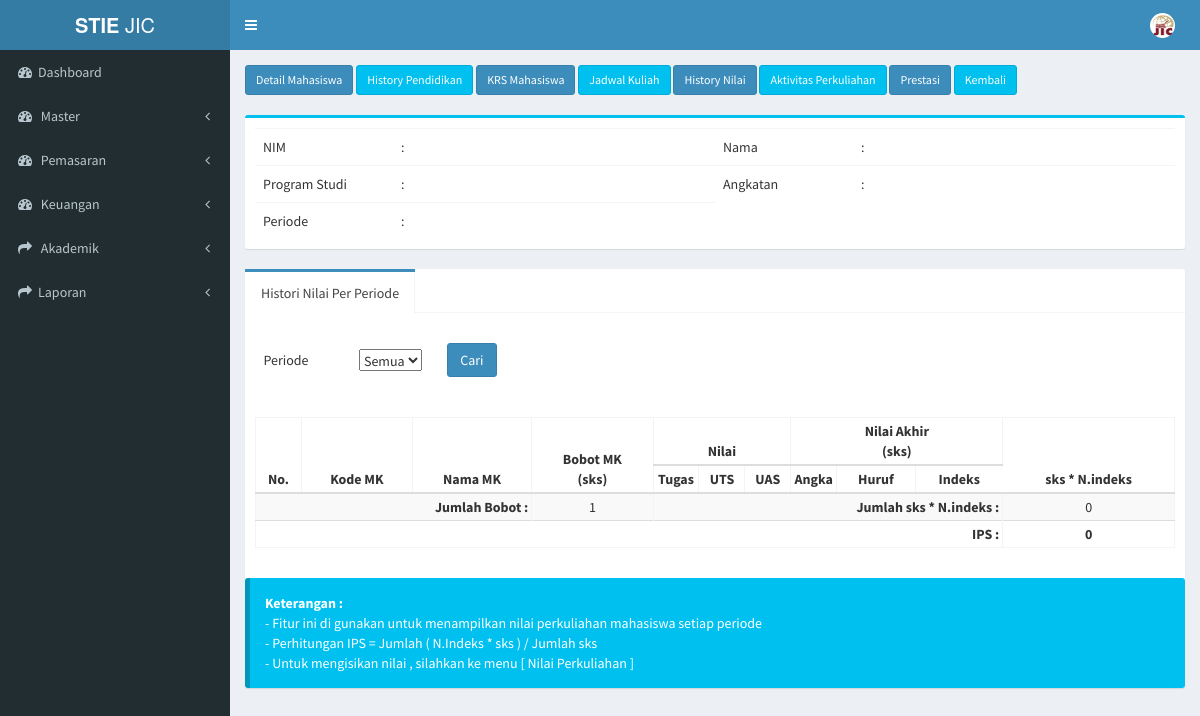
Before: /index.php/mahasiswa/filter_nilai with the older database file.
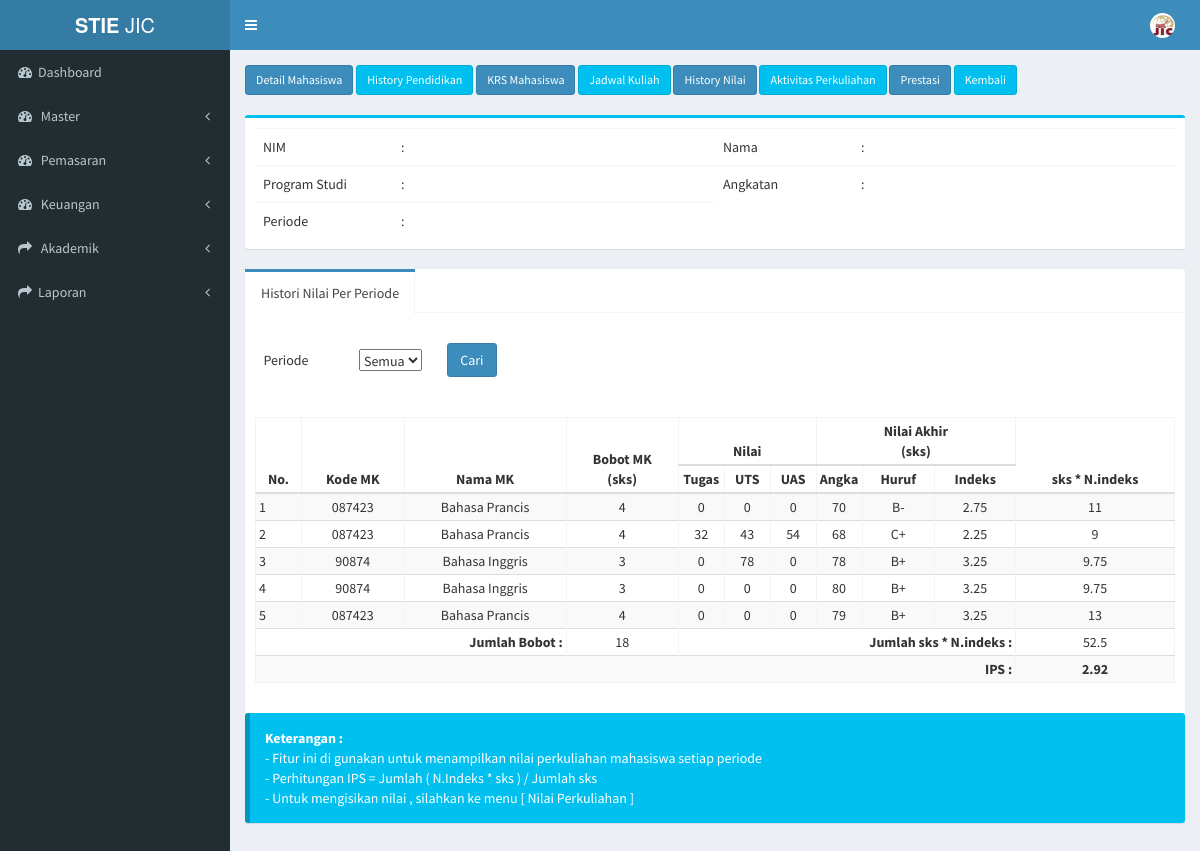
After: the same page with the newer database file.
### tables this page shows
CREATE TABLE `tb_kelas_mhs` (
  `id_kelas_mhs` int(11) NOT NULL,
  `id_mahasiswa` varchar(20) NOT NULL,
  `id_kp` varchar(11) NOT NULL,
  `id_skala_nilai` varchar(10) NOT NULL,
  `nilai_d` float NOT NULL,
  `semester` varchar(1) NOT NULL,
  `nilai_tugas` float NOT NULL,
  `absensi` float NOT NULL,
  `nilai_uts` float NOT NULL,
  `nilai_uas` float NOT NULL
);

CREATE TABLE `tb_matkul` (
  `kode_matkul` varchar(50) NOT NULL,
  `nama_matkul` varchar(100) NOT NULL,
  `id_prodi` varchar(10) NOT NULL,
  `jenis_matkul` varchar(20) NOT NULL,
  `bobot_matkul` int(11) NOT NULL,
  `bobot_praktikum` int(11) NOT NULL,
  `bobot_tatap_muka` int(11) NOT NULL,
  `bobot_praktik_lapangan` int(11) NOT NULL,
  `bobot_simulasi` int(11) NOT NULL,
  `metode_pembelajaran` varchar(100) NOT NULL,
  `tanggal_mulai` date NOT NULL,
  `tanggal_akhir` date NOT NULL,
  `matkul_english` varchar(40) NOT NULL
);

CREATE TABLE `tb_skala_nilai` (
  `id_skala_nilai` int(11) NOT NULL,
  `id_prodi` varchar(7) NOT NULL,
  `nilai_huruf` varchar(5) NOT NULL,
  `nilai_indeks` float NOT NULL,
  `bobot_nilai_minimum` float NOT NULL,
  `bobot_nilai_maksimum` float NOT NULL,
  `tanggal_mulai_efektif` date NOT NULL,
  `tanggal_akhir_efektif` date NOT NULL
);

### application/controllers/mahasiswa.php (called while the page is built, shortened)
<?php
class Mahasiswa extends CI_Controller {
	public function __construct()
	{
		$this->load->model('mahasiswa_model');
		$this->load->model('daftar_ulang_model');
		$this->load->model('konsentrasi_model');
		$this->load->model('kurikulum_model');
	}
	public function filter_nilai(){
			$id_mahasiswa = $this->uri->segment(3);
			$id_periode=$this->input->get('id_periode');
			$data['mahasiswa'] = $this->mahasiswa_model->detail_krs_mahasiswa($id_mahasiswa);
			$data['nilai'] = $this->mahasiswa_model->filter_nilai($id_mahasiswa,$id_periode);
			$data['nilai2'] = $this->mahasiswa_model->data_nilai_mhs($id_mahasiswa);
			$data['main_view'] = 'Mahasiswa/history_ips_view';
			$this->load->view('template', $data);
	}
}

### index.php (called while the page is built, shortened)
<?php
require_once BASEPATH.'core/CodeIgniter.php';

### application/models/mahasiswa_model.php (called while the page is built, shortened)
<?php
class Mahasiswa_model extends CI_Model {
   function filter_nilai($id_mahasiswa,$id_periode){
     $this->db->select('*');
     $this->db->from('tb_kelas_mhs');
     $this->db->join('tb_kp','tb_kp.id_kp=tb_kelas_mhs.id_kp');
     $this->db->join('tb_jadwal','tb_jadwal.id_jadwal=tb_kp.id_jadwal');
     $this->db->join('tb_detail_kurikulum','tb_detail_kurikulum.id_detail_kurikulum=tb_jadwal.id_detail_kurikulum');
     $this->db->join('tb_matkul','tb_matkul.kode_matkul=tb_detail_kurikulum.kode_matkul');
     $this->db->join('tb_skala_nilai','tb_skala_nilai.id_skala_nilai=tb_kelas_mhs.id_skala_nilai');
     $this->db->join('tb_periode','tb_periode.id_periode=tb_jadwal.id_periode');
     $this->db->like('tb_kelas_mhs.id_mahasiswa',$id_mahasiswa);
     $this->db->like('tb_periode.semester',$id_periode);
     $query = $this->db->get();
     return $query->result();
      }
}

### application/views/Mahasiswa/history_ips_view.php (the view, shortened to what the changed rows need)
         <br/><br/>
        <div class="nav-tabs-custom">
        <div class="tab-content">
        <div class="tab-pane active" id="tab_0">
            <table class="">
                <tbody>
                  <form method="get" action="<?php echo base_url(); ?>mahasiswa/filter_nilai/<?php echo $mahasiswa->id_mahasiswa; ?>">
                  <tr>
                    <th><input type="hidden" name="id_prodi" id="id_prodi" value="<?php echo $mahasiswa->id_prodi; ?>"><br></th>
                  </tr>
                   </form>
                </tbody>
              </table>
              <br>
              <br>
        <table id="table1" class="table2 table-bordered table-striped" >
    <thead>
    <tr>
        <th style="width:5%;text-align:center" rowspan="2">No.</th>
        <th style="text-align:center" rowspan="2">Kode MK</th>
        <th style="text-align:center" rowspan="2">Nama MK</th>
        <th style="text-align:center" rowspan="2">Bobot MK<br />(sks)</th>
        <th style="text-align:center" colspan="3">Nilai</th>
         <th style="text-align:center" colspan="3">Nilai Akhir<br />(sks)</th>
         <th style="text-align:center" rowspan="2">sks * N.indeks</th>
    </tr>
    <tr>
        <th style="width:5%;text-align:center">Tugas</th>
        <th style="width:5%;text-align:center">UTS</th>
        <th style="width:5%;text-align:center">UAS</th>
        <th style="width:5%;text-align:center">Angka</th>
        <th style="text-align:center">Huruf</th>
        <th style="text-align:center">Indeks</th>
    </tr>
    </thead>
    <tbody>
    <?php
        $no = 0;
        $totalsi = 0;
        $totalbobot = 0;
        foreach($nilai as $data):
             $dataee = $data->bobot_matkul * $data->nilai_indeks;
      ?>
      <tr>
      <td><?php echo ++$no;?></td>
        <td style="text-align:center"><?php echo $data->kode_matkul;?></td>
        <td style="text-align:center"><?php echo $data->nama_matkul;?></td>
        <td style="text-align:center"><?php $totalbobot += $data->bobot_matkul; echo $data->bobot_matkul;?></td>
        <td style="text-align:center"><?php echo $data->nilai_tugas;?></td>
        <td style="text-align:center"><?php echo $data->nilai_uts;?></td>
        <td style="text-align:center"><?php echo $data->nilai_uas;?></td>
        <td style="text-align:center"><?php echo $data->nilai_d;?></td>
        <td style="text-align:center"><?php echo $data->nilai_huruf;?></td>
        <td style="text-align:center"><?php echo $data->nilai_indeks;?></td>
        <td style="text-align:center"><?php $totalsi += $dataee; echo $dataee;?></td>
    </tr>
<?php endforeach; ?>
    <tr>
         <td colspan="3" style="text-align:right"> <b> Jumlah Bobot : </b></td>
        <td style="text-align:center">  <?php
        if ($totalbobot == 0) {
            echo $totalbobot = 1;
        } else {
            echo $totalbobot;
        }  ?> </td>
        <td colspan="6" style="text-align:right"> <b> Jumlah sks * N.indeks : </b></td>
        <td style="text-align:center"> <?php echo $totalsi; ?></td>
    </tr>
    <tr>
        <th style="text-align:right" colspan="10"> IPS : </th>
        <th style="text-align:center"> <?php $ips = $totalsi / $totalbobot; echo round($ips, 2); ?>   </th>
    </tr>
  </tbody>
    </table>
    </div>
     </div>
</div>
 <link rel="stylesheet" href="//code.jquery.com/ui/1.12.0/themes/smoothness/jquery-ui.css">

Changed rows visible on the page:
now on this page (row edited): tb_kelas_mhs: tb_matkul.kode_matkul "087423", tb_matkul.nama_matkul "Bahasa Prancis", tb_matkul.bobot_matkul "4", nilai_tugas "0", nilai_uts "0", nilai_uas "0", nilai_d "70", id_skala_nilai.nilai_huruf "B-", id_skala_nilai.nilai_indeks "2.75", tb_matkul.bobot_matkul "11"
now on this page (row edited): tb_kelas_mhs: tb_matkul.kode_matkul "087423", tb_matkul.nama_matkul "Bahasa Prancis", tb_matkul.bobot_matkul "4", nilai_tugas "32", nilai_uts "43", nilai_uas "54", nilai_d "68", id_skala_nilai.nilai_huruf "C+", id_skala_nilai.nilai_indeks "2.25", tb_matkul.bobot_matkul "9"
now on this page (row edited): tb_kelas_mhs: tb_matkul.kode_matkul "90874", tb_matkul.nama_matkul "Bahasa Inggris", tb_matkul.bobot_matkul "3", nilai_tugas "0", nilai_uts "78", nilai_uas "0", nilai_d "78", id_skala_nilai.nilai_huruf "B+", id_skala_nilai.nilai_indeks "3.25", tb_matkul.bobot_matkul "9.75"
added tb_kelas_mhs: tb_matkul.kode_matkul "90874", tb_matkul.nama_matkul "Bahasa Inggris", tb_matkul.bobot_matkul "3", nilai_tugas "0", nilai_uts "0", nilai_uas "0", nilai_d "80", id_skala_nilai.nilai_huruf "B+", id_skala_nilai.nilai_indeks "3.25", tb_matkul.bobot_matkul "9.75"
added tb_kelas_mhs: tb_matkul.kode_matkul "087423", tb_matkul.nama_matkul "Bahasa Prancis", tb_matkul.bobot_matkul "4", nilai_tugas "0", nilai_uts "0", nilai_uas "0", nilai_d "79", id_skala_nilai.nilai_huruf "B+", id_skala_nilai.nilai_indeks "3.25", tb_matkul.bobot_matkul "13"
Other visible differences:
$totalbobot: (not shown) → "18"
$totalsi: "0" → "52.5"
$ips: "0" → "2.92"
$totalbobot = 1: "1" → (not shown)
